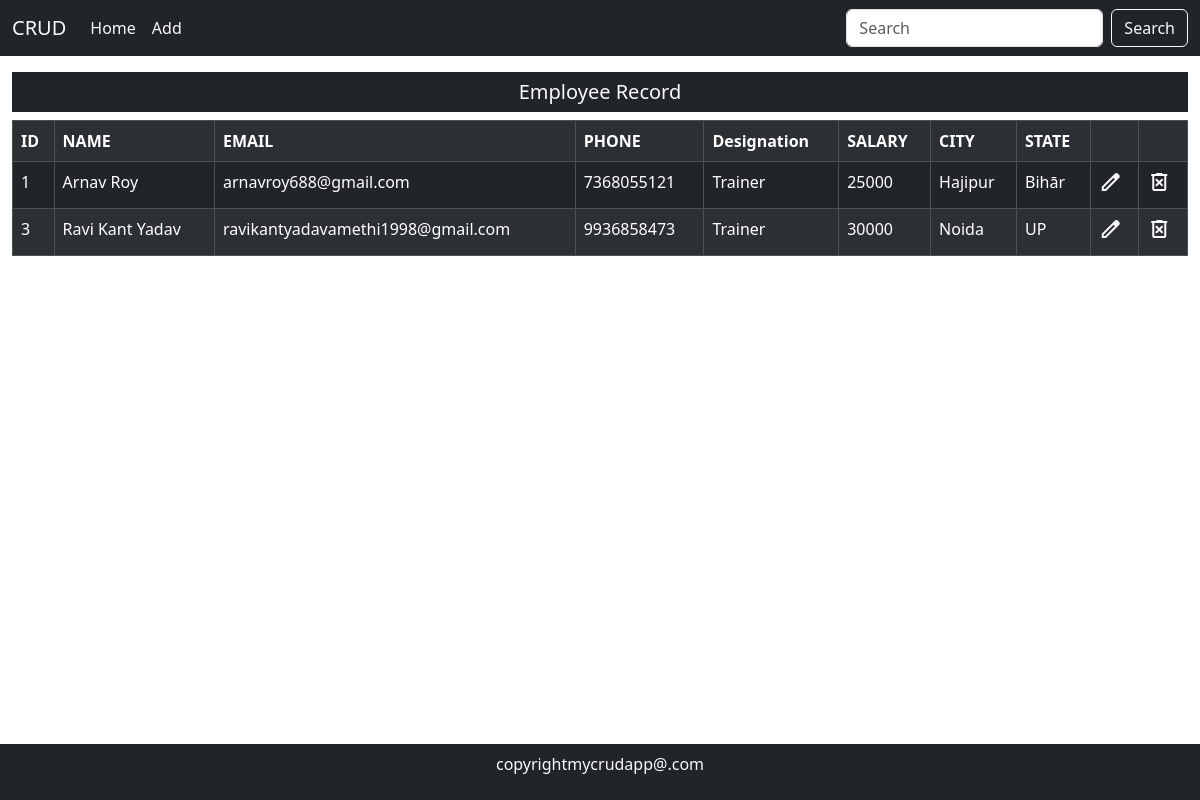
The page / on the database its author committed.
### myapp/models.py (models this page shows, shortened)
class Employee(models.Model):
    id=models.AutoField(primary_key=True)
    name=models.CharField(max_length=50)
    email=models.EmailField(max_length=50)
    phone=models.CharField(max_length=11)
    dsg= models.CharField(max_length=20)
    salary=models.IntegerField()
    city=models.CharField(max_length=30,null=True,blank=True,default="")
    state=models.CharField(max_length=30,null=True,blank=True,default="")

### myapp/views.py (the view)
# urls.py: path("",views.index,name="index"),
def index(request):
    data=Employee.objects.all()
    return render(request,'index.html',{"data":data})

### myapp/templates/index.html (shortened to what this page needs)
{% load static %}
<!DOCTYPE html>
<html lang="en">
<head>
    <link rel="stylesheet" href="{% static '/css/style.css' %}">
    <link href="https://cdn.jsdelivr.net/npm/bootstrap@5.3.3/dist/css/bootstrap.min.css" rel="stylesheet">
</head>
<body>
    <nav class="navbar navbar-expand-lg bg-dark sticky-top">
        <div class="container-fluid">
          <a class="navbar-brand text-light" href="#">CRUD</a>
          <div class="collapse navbar-collapse" id="navbarSupportedContent">
            <ul class="navbar-nav me-auto mb-2 mb-lg-0">
              <li class="nav-item">
                <a class="nav-link active text-light" aria-current="page" href="/">Home</a>
              </li>
              <li class="nav-item">
                <a class="nav-link text-light" href="/add">Add</a>
              </li>
            </ul>
            <form class="d-flex" role="search" action="/search/" method="post">
              <input class="form-control me-2" type="search" placeholder="Search" name="search" aria-label="Search">
              <button class="btn btn-outline-light" type="submit">Search</button>
            </form>
          </div>
        </div>
      </nav>
    {% block body %}
    <div class="container-fluid my-3 ">
        <div class="mid-section">
            <h5 class="bg-dark text-center text-light p-2">Employee Record</h5>
            <table class="table table-bordered table-dark table-striped table-hover" >
                <tr>
                    <th>ID</th>
                    <th>NAME</th>
                    <th>EMAIL</th>
                    <th>PHONE</th>
                    <th>Designation</th>
                    <th>SALARY</th>
                    <th>CITY</th>
                    <th>STATE</th>
                    <th></th>
                    <th></th>
                </tr>
                {% for item in data %}
                <tr>
                    <td>{{item.id}}</td>
                    <td>{{item.name}}</td>
                    <td>{{item.email}}</td>
                    <td>{{item.phone}}</td>
                    <td>{{item.dsg}}</td>
                    <td>{{item.salary}}</td>
                    <td>{{item.city}}</td>
                    <td>{{item.state}}</td>
                    <td><a href="/edit/{{item.id}}"><span class="material-symbols-outlined text-light">
                        edit</span></a></td>
                    <td><a href="/delete/{{item.id}}"><span class="material-symbols-outlined text-light">
                            delete_forever</span></a></td>
                </tr>
                {% endfor %}
            </table>
        </div>
    </div>
    {% endblock %}
    <footer class="bg-dark text-light text-center p-2 fixed-bottom">
        <p>copyrightmycrudapp@.com</p>
    </footer>
</body>
</html>

### myapp/static/css/style.css (style rules this page uses)
.mid-section { height: 480px; overflow-y: auto; overflow-x: hidden; }

### rows shown on the page
Employee: id "1", name "Arnav Roy", email "arnavroy688@gmail.com", phone "7368055121", dsg "Trainer", salary "25000", city "Hajipur", state "Bihār"
Employee: id "3", name "Ravi Kant Yadav", email "ravikantyadavamethi1998@gmail.com", phone "9936858473", dsg "Trainer", salary "30000", city "Noida", state "UP"
